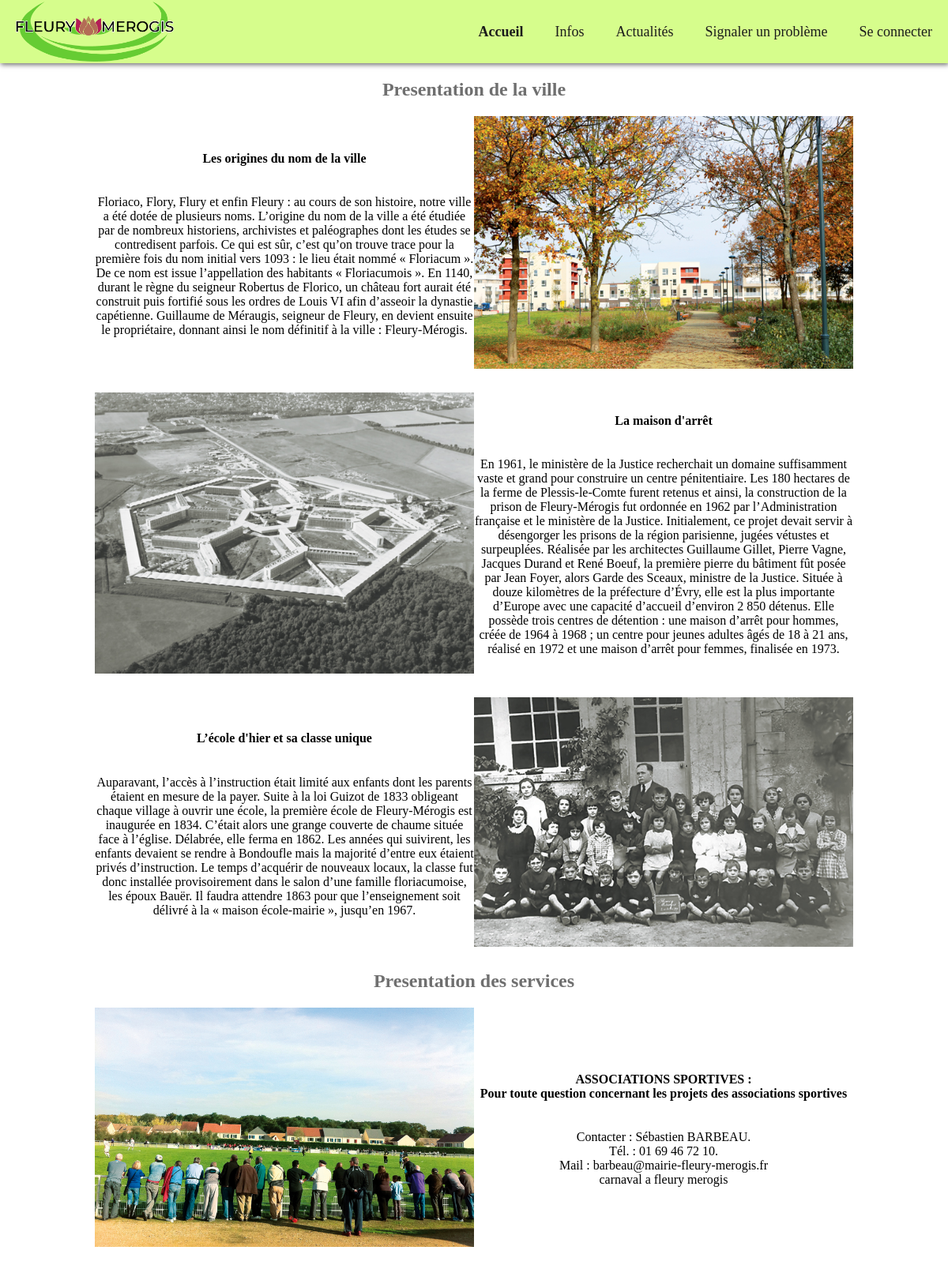
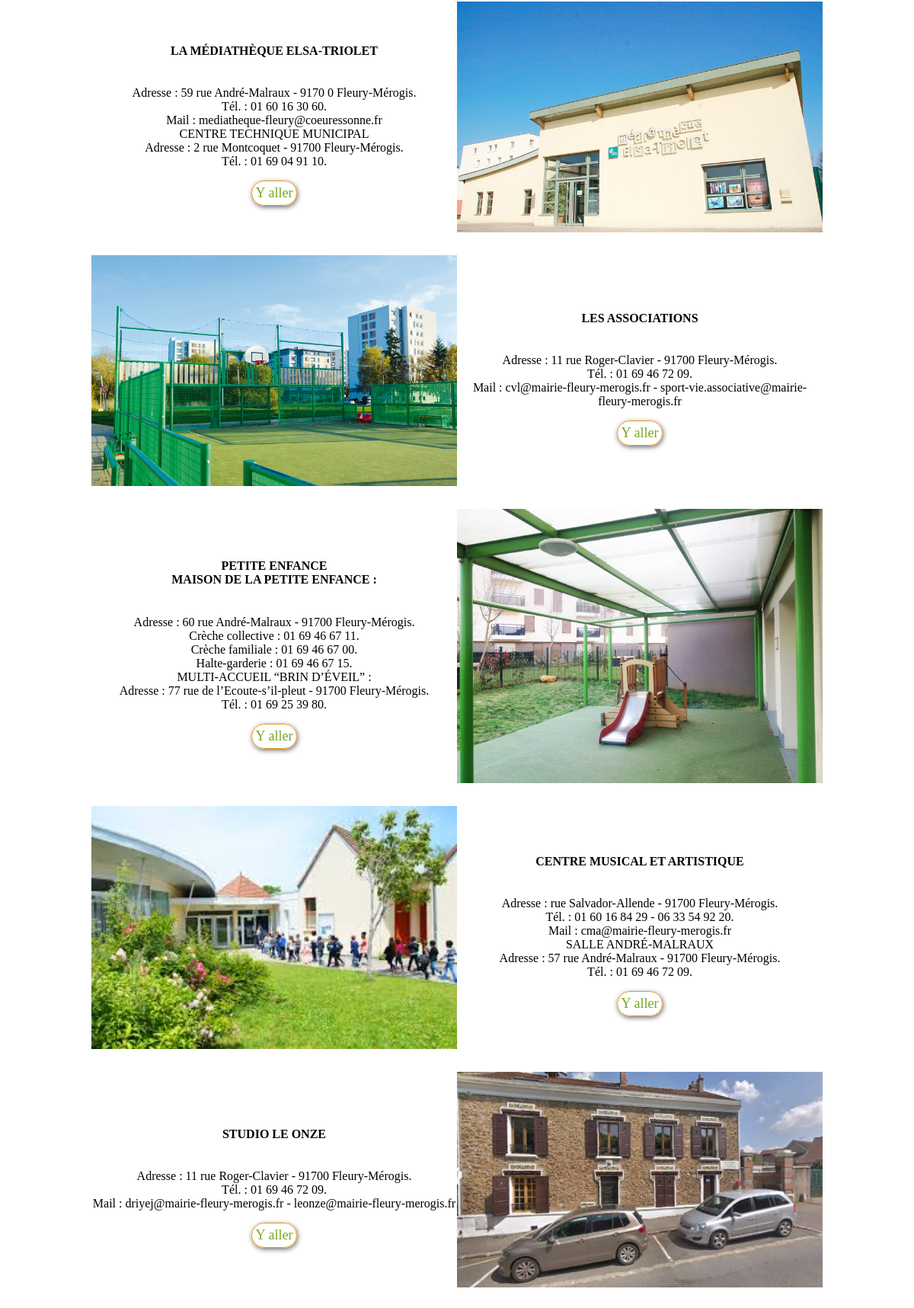
Page /index.php?page=info (upper part) on the committed database (2 pictures, top to bottom).
### tables this page shows
CREATE TABLE IF NOT EXISTS `city_info` (
  `id` int(11) NOT NULL AUTO_INCREMENT,
  `title_info` varchar(255) NOT NULL,
  `content_info` text NOT NULL,
  `image_info` varchar(256) NOT NULL,
  `orientation` varchar(256) NOT NULL,
  PRIMARY KEY (`id`)
);

CREATE TABLE IF NOT EXISTS `city_service` (
  `id` int(11) NOT NULL AUTO_INCREMENT,
  `service_title` varchar(256) NOT NULL,
  `service_content` text NOT NULL,
  `service_image` varchar(256) NOT NULL,
  `adress` text NOT NULL,
  `orientation` varchar(20) NOT NULL,
  PRIMARY KEY (`id`)
);

### controllers/informations.php (called while the page is built)
<?php
require "models/city_info.php";
require "models/city_service.php";
$city_infos = getCityInfos();
$city_services = getCityServices();
require "views/informations.php";

### models/city_info.php (called while the page is built)
<?php
function getCityInfos()
{
    $db = dbConnect();
    $query = $db->query('SELECT * FROM city_info');
    $cityInfos = $query->fetchAll();
return $cityInfos;
}

### models/city_service.php (called while the page is built)
<?php
function getCityServices()
{
    $db = dbConnect();
    $query = $db->query('SELECT * FROM city_service');
    $cityservices = $query->fetchAll();
    return $cityservices;
}

### views/informations.php (the view, shortened to what this page needs)
<html>
<head>
    <link rel="stylesheet" href="assets/scss/main.css">
</head>
<body>
<?php require "partials/header.php"; ?>
<section class="ville">
    <h2>Presentation de la ville</h2>
    <?php foreach ($city_infos as $info): ?>
    <article class="<?php echo $info['orientation'] ?>">
        <div class="text"><h4><?php echo $info['title_info'] ?></h4>
        <p><?php echo $info['content_info'] ?></p>
        </div>
        <div class="imgContain">
            <img src="assets/images/<?php echo $info['image_info'] ?>" alt="photo de la mairie">
        </div>
    </article>
    <?php endforeach; ?>
</section>
<section class="services">
    <h2>Presentation des services</h2>
    <?php foreach ($city_services as $service): ?>
    <article class="<?php echo $service['orientation'] ?>">
        <div class="imgContain">
            <img src="assets/images/<?php echo $service['service_image'] ?>" alt="photo de la prison">
        </div>
        <div class="text"><h4><?php echo $service['service_title'] ?></h4>
            <p><?php echo $service['service_content'] ?></p>
            <?php if(!empty($service['adress'])): ?>
            <a href="<?php echo $service['adress'] ?>" target="_blank"><button>Y aller</button></a>
            <?php endif; ?>
        </div>
    </article>
        <?php endforeach; ?>
</section>
</body>
</html>

### assets/scss/main.css (style rules this page uses)
* { font-family: "Montserrat Medium"; box-sizing: border-box; scroll-behavior: smooth; }
body { margin: 0; }
button { background: unset; padding: 5px; border-radius: 23px; border: 1.5px solid #ef981a; box-shadow: 1px 2px 6px #6f6f6f; color: #76a723; font-size: large; }
h2 { text-align: center; font-family: "Montserrat Black"; color: #6f6f6f; }
.ville, .services { width: 80%; margin: auto; }
.ville .leftToRight, .ville .rightToLeft, .services .leftToRight, .services .rightToLeft { display: flex; justify-content: space-around; margin-bottom: 30px; }
.ville .leftToRight .imgContain, .services .leftToRight .imgContain { order: 2; }
.ville .leftToRight .text, .services .leftToRight .text { order: 1; }
.ville .rightToLeft .imgContain, .services .rightToLeft .imgContain { order: 1; }
.ville .rightToLeft .text, .services .rightToLeft .text { order: 2; }
.ville .imgContain, .services .imgContain { width: 50%; }
.ville .imgContain img, .services .imgContain img { width: 100%; object-fit: cover; }
.ville .text, .services .text { width: 50%; white-space: pre-line; text-align: center; display: flex; flex-direction: column; justify-content: center; }
.ville p, .services p { white-space: pre-line; }

### rows in the picture
city_info: title_info "Les origines du nom de la ville", content_info "Floriaco, Flory, Flury et enfin Fleury : au cours de son histoire, notre ville a été dotée de plusieurs noms. L’origine du nom de la ville a été étudiée par de nombreux historiens, archivistes et paléographes dont les études se contredisent parfois. Ce qui est sûr, c’est qu’on trouve trace pour la première fois du nom initial vers 1093 : le lieu était nommé « Floriacum ». De ce nom est issue l’appellation des habitants « Floriacumois ». En 1140, durant le règne du seigneur Robertus de Florico, un château fort aurait été construit puis fortifié sous les ordres de Louis VI afin d’asseoir la dynastie capétienne. Guillaume de Méraugis, seigneur de Fleury, en devient ensuite le propriétaire,…", image_info (picture)
city_info: title_info "La maison d'arrêt", content_info "En 1961, le ministère de la Justice recherchait un domaine suffisamment vaste et grand pour construire un centre pénitentiaire. Les 180 hectares de la ferme de Plessis-le-Comte furent retenus et ainsi, la construction de la prison de Fleury-Mérogis fut ordonnée en 1962 par l’Administration française et le ministère de la Justice. Initialement, ce projet devait servir à désengorger les prisons de la région parisienne, jugées vétustes et surpeuplées. Réalisée par les architectes Guillaume Gillet, Pierre Vagne, Jacques Durand et René Boeuf, la première pierre du bâtiment fût posée par Jean Foyer, alors Garde des Sceaux, ministre de la Justice. Située à douze kilomètres de la préfecture d’Évry,…", image_info (picture)
city_info: title_info "L’école d'hier et sa classe unique", content_info "Auparavant, l’accès à l’instruction était limité aux enfants dont les parents étaient en mesure de la payer. Suite à la loi Guizot de 1833 obligeant chaque village à ouvrir une école, la première école de Fleury-Mérogis est inaugurée en 1834. C’était alors une grange couverte de chaume située face à l’église. Délabrée, elle ferma en 1862. Les années qui suivirent, les enfants devaient se rendre à Bondoufle mais la majorité d’entre eux étaient privés d’instruction. Le temps d’acquérir de nouveaux locaux, la classe fut donc installée provisoirement dans le salon d’une famille floriacumoise, les époux Bauër. Il faudra attendre 1863 pour que l’enseignement soit délivré à la « maison…", image_info (picture)
city_service: service_image (picture), service_title "ASSOCIATIONS SPORTIVES : Pour toute question concernant les projets des associations sportives", service_content "Contacter : Sébastien BARBEAU. Tél. : 01 69 46 72 10. Mail : barbeau@mairie-fleury-merogis.fr carnaval a fleury merogis"
city_service: service_image (picture), service_title "LA MÉDIATHÈQUE ELSA-TRIOLET", service_content "Adresse : 59 rue André-Malraux - 9170 0 Fleury-Mérogis. Tél. : 01 60 16 30 60. Mail : mediatheque-fleury@coeuressonne.fr CENTRE TECHNIQUE MUNICIPAL Adresse : 2 rue Montcoquet - 91700 Fleury-Mérogis. Tél. : 01 69 04 91 10."
city_service: service_image (picture), service_title "LES ASSOCIATIONS", service_content "Adresse : 11 rue Roger-Clavier - 91700 Fleury-Mérogis. Tél. : 01 69 46 72 09. Mail : cvl@mairie-fleury-merogis.fr - sport-vie.associative@mairie-fleury-merogis.fr"
city_service: service_image (picture), service_title "PETITE ENFANCE MAISON DE LA PETITE ENFANCE :", service_content "Adresse : 60 rue André-Malraux - 91700 Fleury-Mérogis. Crèche collective : 01 69 46 67 11. Crèche familiale : 01 69 46 67 00. Halte-garderie : 01 69 46 67 15. MULTI-ACCUEIL “BRIN D’ÉVEIL” : Adresse : 77 rue de l’Ecoute-s’il-pleut - 91700 Fleury-Mérogis. Tél. : 01 69 25 39 80."
city_service: service_image (picture), service_title "CENTRE MUSICAL ET ARTISTIQUE", service_content "Adresse : rue Salvador-Allende - 91700 Fleury-Mérogis. Tél. : 01 60 16 84 29 - 06 33 54 92 20. Mail : cma@mairie-fleury-merogis.fr SALLE ANDRÉ-MALRAUX Adresse : 57 rue André-Malraux - 91700 Fleury-Mérogis. Tél. : 01 69 46 72 09."
city_service: service_image (picture), service_title "STUDIO LE ONZE", service_content "Adresse : 11 rue Roger-Clavier - 91700 Fleury-Mérogis. Tél. : 01 69 46 72 09. Mail : driyej@mairie-fleury-merogis.fr - leonze@mairie-fleury-merogis.fr"
